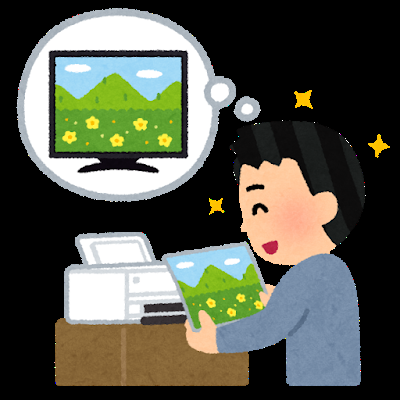
#> input picture opencv/image.png, 400 x 400 px
$ python show_by_mat.py
#> lines starting #> are read from the running program, lines starting #| are printed output that depends on the picture
# import numpy as np
# import cv2
# from matplotlib import pyplot as plt

# img = cv2.imread('image.png',0)

# interpolationの設定で描画方法を変えられる
# https://imagingsolution.blog.fc2.com/blog-entry-142.html
# plt.imshow(img, cmap = 'gray', interpolation = 'bicubic')
# plt.xticks([]), plt.yticks([])  # to hide tick values on X and Y axis
# plt.show()

#
# matplotlibとcvでは読み込み方式が違う
#

import cv2
import numpy as np
import matplotlib.pyplot as plt

img = cv2.imread('image.png')
#> img is the input picture: shape (400, 400, 3); mean B, G, R 76.5, 88.4, 86
b,g,r = cv2.split(img)
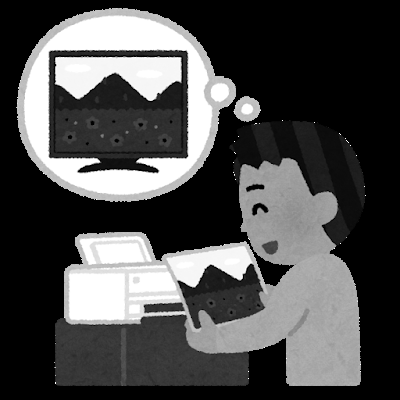
#> b: shape (400, 400); min 0, max 255, mean 76.5
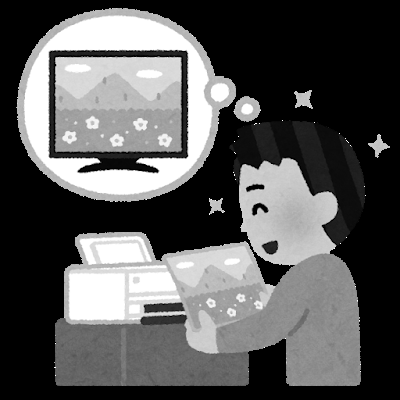
#> g: shape (400, 400); min 0, max 255, mean 88.4
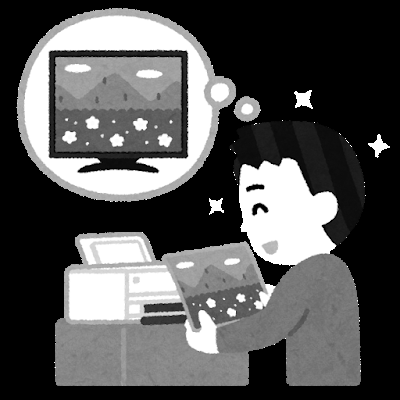
#> r: shape (400, 400); min 0, max 255, mean 86
img2 = cv2.merge([r,g,b])
# 121→1行2列で1番目の領域に描画
# https://stats.biopapyrus.jp/python/subplot.html
plt.subplot(121);plt.imshow(img) # expects distorted color
# plt.xticks([]), plt.yticks([]) # hide axis
plt.subplot(122);plt.imshow(img2) # expect true color
# plt.xticks([]), plt.yticks([])
plt.show()
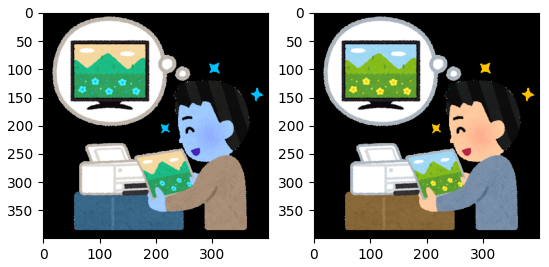
#> figure drawn by matplotlib, 2 panels; B, G, R data is drawn as R, G, B

cv2.imshow('bgr image',img) # expects true color
cv2.imshow('rgb image',img2) # expects distorted color
if cv2.waitKey(0) & 0xFF == ord('q'):
#> (key q is pressed here)
    cv2.destroyAllWindows()
